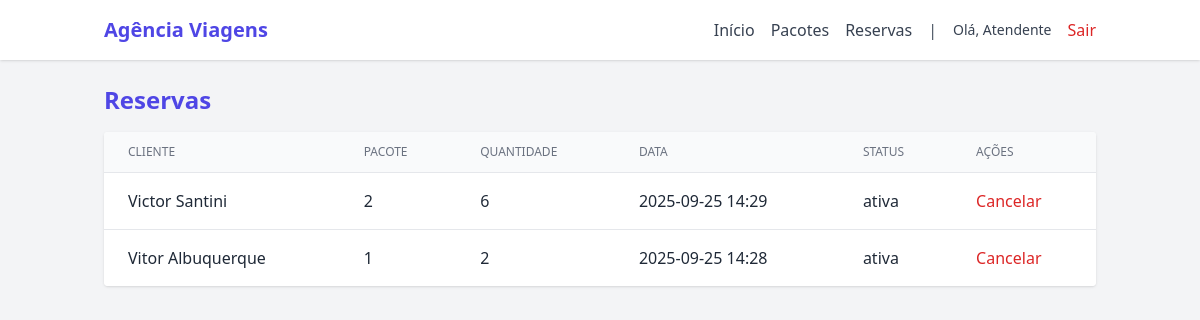
Page /reservas (signed in) on the committed database.
### app/models.py (models this page shows)
class User(db.Model, UserMixin):
    id = db.Column(db.Integer, primary_key=True)
    nome = db.Column(db.String(150), nullable=False)
    email = db.Column(db.String(150), unique=True, nullable=False)
    senha = db.Column(db.String(200), nullable=False)
    perfil = db.Column(db.String(20), default="atendente")
    criado_em = db.Column(db.DateTime, default=datetime.utcnow)

class Reserva(db.Model):
    id = db.Column(db.Integer, primary_key=True)
    cliente_nome = db.Column(db.String(150), nullable=False)
    cliente_email = db.Column(db.String(150))
    cliente_telefone = db.Column(db.String(50))
    pacote_id = db.Column(db.Integer, db.ForeignKey("pacote.id"), nullable=False)
    usuario_id = db.Column(db.Integer, db.ForeignKey("user.id"), nullable=False)
    quantidade = db.Column(db.Integer, nullable=False, default=1)
    data_reserva = db.Column(db.DateTime, default=datetime.utcnow)
    status = db.Column(db.String(20), default="ativa")

### app/views.py (the view)
@app.route("/reservas")
@login_required
def gestao_reservas():
    reservas = Reserva.query.order_by(Reserva.data_reserva.desc()).all()
    return render_template("reservas.html", reservas=reservas)

### app/views.py (called while the page is built)
@login_manager.user_loader
def load_user(user_id):
    return User.query.get(int(user_id))

### app/templates/reservas.html (shortened to what this page needs)
{% extends "base.html" %}
{% block content %}
<h2 class="text-2xl font-bold text-indigo-600 mb-4">Reservas</h2>
<div class="bg-white rounded shadow overflow-hidden">
<table class="min-w-full divide-y divide-gray-200">
  <thead class="bg-gray-50">
    <tr>
      <th class="px-6 py-3 text-left text-xs font-medium text-gray-500 uppercase">Cliente</th>
      <th class="px-6 py-3 text-left text-xs font-medium text-gray-500 uppercase">Pacote</th>
      <th class="px-6 py-3 text-left text-xs font-medium text-gray-500 uppercase">Quantidade</th>
      <th class="px-6 py-3 text-left text-xs font-medium text-gray-500 uppercase">Data</th>
      <th class="px-6 py-3 text-left text-xs font-medium text-gray-500 uppercase">Status</th>
      <th class="px-6 py-3 text-left text-xs font-medium text-gray-500 uppercase">Ações</th>
    </tr>
  </thead>
  <tbody class="bg-white divide-y divide-gray-200">
    {% for r in reservas %}
    {% if r.status != 'cancelada' %}
    <tr>
      <td class="px-6 py-4 whitespace-nowrap">{{ r.cliente_nome }}</td>
      <td class="px-6 py-4 whitespace-nowrap">{{ r.pacote_id and (r.pacote_id | string) or '' }}</td>
      <td class="px-6 py-4 whitespace-nowrap">{{ r.quantidade }}</td>
      <td class="px-6 py-4 whitespace-nowrap">{{ r.data_reserva.strftime('%Y-%m-%d %H:%M') }}</td>
      <td class="px-6 py-4 whitespace-nowrap">{{ r.status }}</td>
      <td class="px-6 py-4 whitespace-nowrap">
        <form method="POST" action="{{ url_for('cancelar_reserva', id=r.id) }}" onsubmit="return confirm('Cancelar reserva?');">
          <button type="submit" class="text-red-600">Cancelar</button>
        </form>
      {% endif %}
      </td>
    </tr>
    {% endfor %}
  </tbody>
</table>
</div>
{% endblock %}

### app/templates/nav.html
<nav class="bg-white shadow">
  <div class="container mx-auto px-4 py-4 flex justify-between items-center">
    <a href="{{ url_for('index') }}" class="text-xl font-bold text-indigo-600">Agência Viagens</a>
    <div class="space-x-4 flex items-center">
      <a href="{{ url_for('index') }}" class="text-gray-700 hover:text-indigo-600">Início</a>
      <a href="{{ url_for('listar_pacotes') }}" class="text-gray-700 hover:text-indigo-600">Pacotes</a>
      <a href="{{ url_for('gestao_reservas') }}" class="text-gray-700 hover:text-indigo-600">Reservas</a>
      {% if current_user.is_authenticated %}
        <span class="text-gray-600">|</span>
        <span class="text-sm text-gray-700 mr-2">Olá, {{ current_user.nome }}</span>
        <a href="{{ url_for('logout') }}" class="text-red-600 hover:underline">Sair</a>
      {% else %}
        <a href="{{ url_for('login') }}" class="text-gray-700 hover:text-indigo-600">Login</a>
        <a href="{{ url_for('register') }}" class="text-gray-700 hover:text-indigo-600">Registrar</a>
      {% endif %}
    </div>
  </div>
</nav>

### rows in the picture
User: nome "Atendente"
Reserva: cliente_nome "Victor Santini", pacote "2", quantidade "6", data_reserva "2025-09-25 14:29", status "ativa"
Reserva: cliente_nome "Vitor Albuquerque", pacote "1", quantidade "2", data_reserva "2025-09-25 14:28", status "ativa"
